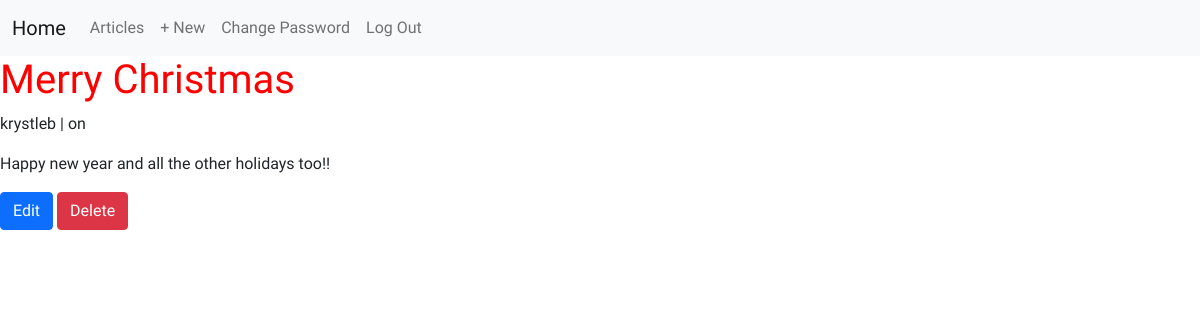
The app's page /articles/1/ (signed in) with its own data.
### articles/models.py (models this page shows, shortened)
class Article(models.Model):
    title = models.CharField(max_length=225)
    body = models.TextField()
    creation = models.DateTimeField(auto_now_add=True)
    author = models.ForeignKey(get_user_model(), on_delete=models.CASCADE)

### accounts/models.py (models this page shows)
class CustomUser(AbstractUser):
    role = models.CharField(max_length=255)
    department = models.CharField(max_length=255)

### articles/views.py (the view)
# urls.py: path("<int:pk>/", ArticleDetailView.as_view(), name="article_detail"),
class ArticleDetailView(LoginRequiredMixin, DetailView):
    model = Article
    template_name = "article_detail.html"

### templates/article_detail.html (shortened to what this page needs)
{% extends 'base.html' %}
{% block content %}
    <div>
        <h1>{{ article.title }}</h1>
        <p>{{ article.author }} | on {{article.created_at}}</p>
        <p>{{ article.body }}</p>
        <a href="{% url 'article_edit' article.id %}" class="btn btn-primary">Edit</a>
        <a href="{% url 'article_detail' article.id %}" class="btn btn-danger">Delete</a>
    </div>
{% endblock content %}

### static/css/base.css (style rules this page uses)
body { font-family: 'Fuzzy Bubbles', cursive; }
h1 { color: red; }

### records on screen
Article: title "Merry Christmas", author "krystleb", body "Happy new year and all the other holidays too!!"
